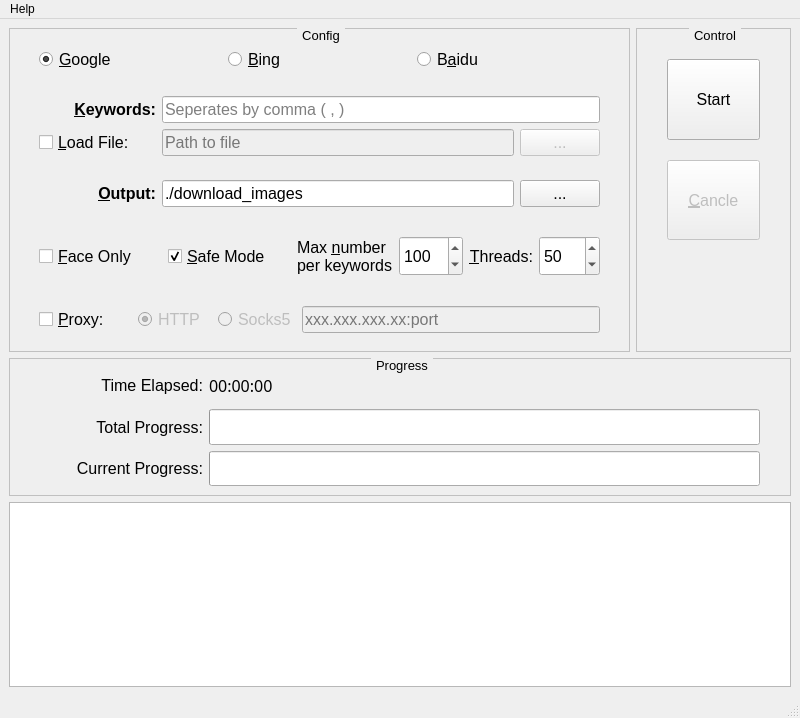
<?xml version="1.0" encoding="UTF-8"?>
<ui version="4.0">
 <class>MainWindow</class>
 <widget class="QMainWindow" name="MainWindow">
  <property name="geometry">
   <rect>
    <x>0</x>
    <y>0</y>
    <width>800</width>
    <height>718</height>
   </rect>
  </property>
  <property name="sizePolicy">
   <sizepolicy hsizetype="Fixed" vsizetype="Fixed">
    <horstretch>0</horstretch>
    <verstretch>0</verstretch>
   </sizepolicy>
  </property>
  <property name="windowTitle">
   <string>MainWindow</string>
  </property>
  <widget class="QWidget" name="centralwidget">
   <layout class="QGridLayout" name="gridLayout_3" rowstretch="7,3,4" columnstretch="8,2">
    <item row="1" column="0" colspan="2">
     <widget class="QGroupBox" name="groupBox_3">
      <property name="sizePolicy">
       <sizepolicy hsizetype="Preferred" vsizetype="Preferred">
        <horstretch>0</horstretch>
        <verstretch>0</verstretch>
       </sizepolicy>
      </property>
      <property name="font">
       <font>
        <pointsize>10</pointsize>
       </font>
      </property>
      <property name="styleSheet">
       <string notr="true">QGroupBox{border:1px ridge gray;margin-top: 1ex;} QGroupBox::title{subcontrol-origin: margin;subcontrol-position:top center;padding:0 3px;}</string>
      </property>
      <property name="title">
       <string>Progress</string>
      </property>
      <layout class="QGridLayout" name="gridLayout_2" columnstretch="1,3">
       <property name="rightMargin">
        <number>30</number>
       </property>
       <item row="0" column="0">
        <widget class="QLabel" name="label_4">
         <property name="font">
          <font>
           <pointsize>12</pointsize>
          </font>
         </property>
         <property name="text">
          <string>Time Elapsed:</string>
         </property>
         <property name="alignment">
          <set>Qt::AlignRight|Qt::AlignTrailing|Qt::AlignVCenter</set>
         </property>
        </widget>
       </item>
       <item row="0" column="1">
        <widget class="QLabel" name="label_time_elapsed">
         <property name="font">
          <font>
           <family>Ubuntu Mono</family>
           <pointsize>12</pointsize>
          </font>
         </property>
         <property name="text">
          <string>00:00:00</string>
         </property>
        </widget>
       </item>
       <item row="1" column="0">
        <widget class="QLabel" name="label_2">
         <property name="font">
          <font>
           <pointsize>12</pointsize>
          </font>
         </property>
         <property name="text">
          <string>Total Progress:</string>
         </property>
         <property name="alignment">
          <set>Qt::AlignRight|Qt::AlignTrailing|Qt::AlignVCenter</set>
         </property>
        </widget>
       </item>
       <item row="1" column="1">
        <widget class="QProgressBar" name="progressBar_total">
         <property name="sizePolicy">
          <sizepolicy hsizetype="Preferred" vsizetype="Preferred">
           <horstretch>0</horstretch>
           <verstretch>0</verstretch>
          </sizepolicy>
         </property>
         <property name="font">
          <font>
           <family>Ubuntu Mono</family>
           <pointsize>12</pointsize>
          </font>
         </property>
         <property name="styleSheet">
          <string notr="true"/>
         </property>
         <property name="maximum">
          <number>1000</number>
         </property>
         <property name="value">
          <number>0</number>
         </property>
         <property name="alignment">
          <set>Qt::AlignCenter</set>
         </property>
         <property name="format">
          <string/>
         </property>
        </widget>
       </item>
       <item row="2" column="0">
        <widget class="QLabel" name="label_3">
         <property name="font">
          <font>
           <pointsize>12</pointsize>
          </font>
         </property>
         <property name="text">
          <string>Current Progress:</string>
         </property>
         <property name="alignment">
          <set>Qt::AlignRight|Qt::AlignTrailing|Qt::AlignVCenter</set>
         </property>
        </widget>
       </item>
       <item row="2" column="1">
        <widget class="QProgressBar" name="progressBar_current">
         <property name="sizePolicy">
          <sizepolicy hsizetype="Preferred" vsizetype="Preferred">
           <horstretch>0</horstretch>
           <verstretch>0</verstretch>
          </sizepolicy>
         </property>
         <property name="font">
          <font>
           <family>Ubuntu Mono</family>
           <pointsize>12</pointsize>
          </font>
         </property>
         <property name="styleSheet">
          <string notr="true">/*
QProgressBar {
	border: 2px solid gray;
	background-color: rgba(0, 0, 0, 0);
}

QProgressBar::chunk {
	background-color: rgba(0, 200, 0);
	width: 1px;
}*/</string>
         </property>
         <property name="maximum">
          <number>1000</number>
         </property>
         <property name="value">
          <number>0</number>
         </property>
         <property name="alignment">
          <set>Qt::AlignCenter</set>
         </property>
         <property name="format">
          <string/>
         </property>
        </widget>
       </item>
      </layout>
     </widget>
    </item>
    <item row="0" column="1">
     <widget class="QGroupBox" name="groupBox_2">
      <property name="font">
       <font>
        <pointsize>10</pointsize>
       </font>
      </property>
      <property name="styleSheet">
       <string notr="true">QGroupBox{border:1px ridge gray;margin-top: 1ex;} QGroupBox::title{subcontrol-origin: margin;subcontrol-position:top center;padding:0 3px;}</string>
      </property>
      <property name="title">
       <string>Control</string>
      </property>
      <layout class="QVBoxLayout" name="verticalLayout_2" stretch="1,1,1">
       <property name="spacing">
        <number>20</number>
       </property>
       <property name="margin">
        <number>30</number>
       </property>
       <item>
        <widget class="QPushButton" name="pushButton_start">
         <property name="sizePolicy">
          <sizepolicy hsizetype="Preferred" vsizetype="Preferred">
           <horstretch>0</horstretch>
           <verstretch>0</verstretch>
          </sizepolicy>
         </property>
         <property name="font">
          <font>
           <pointsize>12</pointsize>
          </font>
         </property>
         <property name="text">
          <string>Start</string>
         </property>
         <property name="shortcut">
          <string>Return</string>
         </property>
        </widget>
       </item>
       <item>
        <widget class="QPushButton" name="pushButton_cancel">
         <property name="enabled">
          <bool>false</bool>
         </property>
         <property name="sizePolicy">
          <sizepolicy hsizetype="Preferred" vsizetype="Preferred">
           <horstretch>0</horstretch>
           <verstretch>0</verstretch>
          </sizepolicy>
         </property>
         <property name="font">
          <font>
           <pointsize>12</pointsize>
          </font>
         </property>
         <property name="text">
          <string>&amp;Cancle</string>
         </property>
        </widget>
       </item>
       <item>
        <spacer name="verticalSpacer">
         <property name="orientation">
          <enum>Qt::Vertical</enum>
         </property>
         <property name="sizeType">
          <enum>QSizePolicy::Preferred</enum>
         </property>
         <property name="sizeHint" stdset="0">
          <size>
           <width>20</width>
           <height>40</height>
          </size>
         </property>
        </spacer>
       </item>
      </layout>
     </widget>
    </item>
    <item row="0" column="0">
     <widget class="QGroupBox" name="groupBox_config">
      <property name="sizePolicy">
       <sizepolicy hsizetype="Preferred" vsizetype="Preferred">
        <horstretch>0</horstretch>
        <verstretch>0</verstretch>
       </sizepolicy>
      </property>
      <property name="font">
       <font>
        <pointsize>10</pointsize>
       </font>
      </property>
      <property name="styleSheet">
       <string notr="true">QGroupBox{border:1px ridge gray;margin-top: 1ex;} QGroupBox::title{subcontrol-origin: margin;subcontrol-position:top center;padding:0 3px;}</string>
      </property>
      <property name="title">
       <string>Config</string>
      </property>
      <property name="flat">
       <bool>false</bool>
      </property>
      <property name="checkable">
       <bool>false</bool>
      </property>
      <layout class="QVBoxLayout" name="verticalLayout" stretch="1,2,1,2,1">
       <property name="leftMargin">
        <number>20</number>
       </property>
       <property name="rightMargin">
        <number>20</number>
       </property>
       <item>
        <widget class="QWidget" name="widget" native="true">
         <layout class="QHBoxLayout" name="horizontalLayout">
          <item>
           <widget class="QRadioButton" name="radioButton_google">
            <property name="font">
             <font>
              <pointsize>12</pointsize>
             </font>
            </property>
            <property name="focusPolicy">
             <enum>Qt::StrongFocus</enum>
            </property>
            <property name="text">
             <string>&amp;Google</string>
            </property>
            <property name="checked">
             <bool>true</bool>
            </property>
            <attribute name="buttonGroup">
             <string notr="true">buttonGroup</string>
            </attribute>
           </widget>
          </item>
          <item>
           <widget class="QRadioButton" name="radioButton_bing">
            <property name="font">
             <font>
              <pointsize>12</pointsize>
             </font>
            </property>
            <property name="focusPolicy">
             <enum>Qt::StrongFocus</enum>
            </property>
            <property name="text">
             <string>&amp;Bing</string>
            </property>
            <attribute name="buttonGroup">
             <string notr="true">buttonGroup</string>
            </attribute>
           </widget>
          </item>
          <item>
           <widget class="QRadioButton" name="radioButton_baidu">
            <property name="font">
             <font>
              <pointsize>12</pointsize>
             </font>
            </property>
            <property name="focusPolicy">
             <enum>Qt::StrongFocus</enum>
            </property>
            <property name="text">
             <string>B&amp;aidu</string>
            </property>
            <attribute name="buttonGroup">
             <string notr="true">buttonGroup</string>
            </attribute>
           </widget>
          </item>
         </layout>
        </widget>
       </item>
       <item>
        <widget class="QWidget" name="widget_2" native="true">
         <layout class="QGridLayout" name="gridLayout" columnstretch="2,6,1">
          <item row="0" column="0">
           <widget class="QLabel" name="label">
            <property name="font">
             <font>
              <pointsize>12</pointsize>
              <weight>75</weight>
              <bold>true</bold>
             </font>
            </property>
            <property name="text">
             <string>&amp;Keywords:</string>
            </property>
            <property name="alignment">
             <set>Qt::AlignRight|Qt::AlignTrailing|Qt::AlignVCenter</set>
            </property>
            <property name="buddy">
             <cstring>lineEdit_keywords</cstring>
            </property>
           </widget>
          </item>
          <item row="0" column="1" colspan="2">
           <widget class="QLineEdit" name="lineEdit_keywords">
            <property name="font">
             <font>
              <pointsize>12</pointsize>
             </font>
            </property>
            <property name="toolTip">
             <string>Input keywords, seperated by comma  &quot;, &quot;</string>
            </property>
            <property name="statusTip">
             <string>Hint: e.g. To download image of Micheal Jordan and Yao Ming, input &quot;Micheal Jordan, Yao Ming&quot;</string>
            </property>
            <property name="whatsThis">
             <string/>
            </property>
            <property name="inputMask">
             <string/>
            </property>
            <property name="placeholderText">
             <string>Seperates by comma ( , )</string>
            </property>
           </widget>
          </item>
          <item row="1" column="0">
           <widget class="QCheckBox" name="checkBox_from_file">
            <property name="sizePolicy">
             <sizepolicy hsizetype="Minimum" vsizetype="Preferred">
              <horstretch>0</horstretch>
              <verstretch>0</verstretch>
             </sizepolicy>
            </property>
            <property name="font">
             <font>
              <pointsize>12</pointsize>
              <underline>false</underline>
             </font>
            </property>
            <property name="text">
             <string>&amp;Load File:</string>
            </property>
           </widget>
          </item>
          <item row="1" column="1">
           <widget class="QLineEdit" name="lineEdit_path2file">
            <property name="enabled">
             <bool>false</bool>
            </property>
            <property name="font">
             <font>
              <pointsize>12</pointsize>
             </font>
            </property>
            <property name="statusTip">
             <string>Hint: Enter path to a text file. Each line of the file contains a group of keywords</string>
            </property>
            <property name="placeholderText">
             <string>Path to file</string>
            </property>
           </widget>
          </item>
          <item row="1" column="2">
           <widget class="QPushButton" name="pushButton_load_file">
            <property name="enabled">
             <bool>false</bool>
            </property>
            <property name="sizePolicy">
             <sizepolicy hsizetype="Preferred" vsizetype="Fixed">
              <horstretch>0</horstretch>
              <verstretch>0</verstretch>
             </sizepolicy>
            </property>
            <property name="font">
             <font>
              <pointsize>12</pointsize>
             </font>
            </property>
            <property name="text">
             <string>...</string>
            </property>
           </widget>
          </item>
         </layout>
        </widget>
       </item>
       <item>
        <widget class="QWidget" name="widget_6" native="true">
         <layout class="QHBoxLayout" name="horizontalLayout_5" stretch="2,6,1">
          <property name="spacing">
           <number>6</number>
          </property>
          <item>
           <widget class="QLabel" name="label_7">
            <property name="font">
             <font>
              <pointsize>12</pointsize>
              <weight>75</weight>
              <bold>true</bold>
             </font>
            </property>
            <property name="text">
             <string>&amp;Output:</string>
            </property>
            <property name="alignment">
             <set>Qt::AlignRight|Qt::AlignTrailing|Qt::AlignVCenter</set>
            </property>
            <property name="buddy">
             <cstring>lineEdit_output</cstring>
            </property>
           </widget>
          </item>
          <item>
           <widget class="QLineEdit" name="lineEdit_output">
            <property name="sizePolicy">
             <sizepolicy hsizetype="Preferred" vsizetype="Fixed">
              <horstretch>0</horstretch>
              <verstretch>0</verstretch>
             </sizepolicy>
            </property>
            <property name="font">
             <font>
              <pointsize>12</pointsize>
             </font>
            </property>
            <property name="toolTip">
             <string>Path to output directory.</string>
            </property>
            <property name="statusTip">
             <string>Path to output directory.</string>
            </property>
            <property name="inputMask">
             <string/>
            </property>
            <property name="text">
             <string>./download_images</string>
            </property>
            <property name="placeholderText">
             <string>Path to output directory.</string>
            </property>
           </widget>
          </item>
          <item>
           <widget class="QPushButton" name="pushButton_output">
            <property name="enabled">
             <bool>true</bool>
            </property>
            <property name="sizePolicy">
             <sizepolicy hsizetype="Preferred" vsizetype="Fixed">
              <horstretch>0</horstretch>
              <verstretch>0</verstretch>
             </sizepolicy>
            </property>
            <property name="font">
             <font>
              <pointsize>12</pointsize>
             </font>
            </property>
            <property name="text">
             <string>...</string>
            </property>
           </widget>
          </item>
         </layout>
        </widget>
       </item>
       <item>
        <widget class="QWidget" name="widget_3" native="true">
         <layout class="QHBoxLayout" name="horizontalLayout_4" stretch="2,2,0,0,1,1">
          <item>
           <widget class="QCheckBox" name="checkBox_face_only">
            <property name="sizePolicy">
             <sizepolicy hsizetype="Preferred" vsizetype="Preferred">
              <horstretch>0</horstretch>
              <verstretch>0</verstretch>
             </sizepolicy>
            </property>
            <property name="font">
             <font>
              <pointsize>12</pointsize>
             </font>
            </property>
            <property name="text">
             <string>&amp;Face Only</string>
            </property>
           </widget>
          </item>
          <item>
           <widget class="QCheckBox" name="checkBox_safe_mode">
            <property name="sizePolicy">
             <sizepolicy hsizetype="Preferred" vsizetype="Preferred">
              <horstretch>0</horstretch>
              <verstretch>0</verstretch>
             </sizepolicy>
            </property>
            <property name="font">
             <font>
              <pointsize>12</pointsize>
             </font>
            </property>
            <property name="text">
             <string>&amp;Safe Mode</string>
            </property>
            <property name="checkable">
             <bool>true</bool>
            </property>
            <property name="checked">
             <bool>true</bool>
            </property>
           </widget>
          </item>
          <item>
           <widget class="QLabel" name="label_6">
            <property name="font">
             <font>
              <pointsize>12</pointsize>
             </font>
            </property>
            <property name="text">
             <string>Max &amp;number
per keywords</string>
            </property>
            <property name="buddy">
             <cstring>spinBox_max_number</cstring>
            </property>
           </widget>
          </item>
          <item>
           <widget class="QSpinBox" name="spinBox_max_number">
            <property name="sizePolicy">
             <sizepolicy hsizetype="Preferred" vsizetype="Fixed">
              <horstretch>0</horstretch>
              <verstretch>0</verstretch>
             </sizepolicy>
            </property>
            <property name="minimumSize">
             <size>
              <width>0</width>
              <height>40</height>
             </size>
            </property>
            <property name="font">
             <font>
              <pointsize>12</pointsize>
             </font>
            </property>
            <property name="minimum">
             <number>1</number>
            </property>
            <property name="maximum">
             <number>2000</number>
            </property>
            <property name="value">
             <number>100</number>
            </property>
           </widget>
          </item>
          <item>
           <widget class="QLabel" name="label_5">
            <property name="font">
             <font>
              <pointsize>12</pointsize>
             </font>
            </property>
            <property name="text">
             <string>&amp;Threads:</string>
            </property>
            <property name="alignment">
             <set>Qt::AlignRight|Qt::AlignTrailing|Qt::AlignVCenter</set>
            </property>
            <property name="buddy">
             <cstring>spinBox_num_threads</cstring>
            </property>
           </widget>
          </item>
          <item>
           <widget class="QSpinBox" name="spinBox_num_threads">
            <property name="sizePolicy">
             <sizepolicy hsizetype="Preferred" vsizetype="Fixed">
              <horstretch>0</horstretch>
              <verstretch>0</verstretch>
             </sizepolicy>
            </property>
            <property name="minimumSize">
             <size>
              <width>0</width>
              <height>40</height>
             </size>
            </property>
            <property name="font">
             <font>
              <pointsize>12</pointsize>
             </font>
            </property>
            <property name="minimum">
             <number>1</number>
            </property>
            <property name="maximum">
             <number>200</number>
            </property>
            <property name="value">
             <number>50</number>
            </property>
           </widget>
          </item>
         </layout>
        </widget>
       </item>
       <item>
        <widget class="QWidget" name="widget_4" native="true">
         <layout class="QHBoxLayout" name="horizontalLayout_2" stretch="1,5">
          <property name="topMargin">
           <number>9</number>
          </property>
          <property name="bottomMargin">
           <number>9</number>
          </property>
          <item>
           <widget class="QCheckBox" name="checkBox_proxy">
            <property name="sizePolicy">
             <sizepolicy hsizetype="Minimum" vsizetype="Preferred">
              <horstretch>0</horstretch>
              <verstretch>0</verstretch>
             </sizepolicy>
            </property>
            <property name="font">
             <font>
              <pointsize>12</pointsize>
             </font>
            </property>
            <property name="text">
             <string>&amp;Proxy:</string>
            </property>
           </widget>
          </item>
          <item>
           <widget class="QWidget" name="widget_5" native="true">
            <property name="enabled">
             <bool>false</bool>
            </property>
            <layout class="QHBoxLayout" name="horizontalLayout_3" stretch="1,1,4">
             <property name="margin">
              <number>0</number>
             </property>
             <item>
              <widget class="QRadioButton" name="radioButton_http">
               <property name="sizePolicy">
                <sizepolicy hsizetype="Preferred" vsizetype="Preferred">
                 <horstretch>0</horstretch>
                 <verstretch>0</verstretch>
                </sizepolicy>
               </property>
               <property name="font">
                <font>
                 <pointsize>12</pointsize>
                </font>
               </property>
               <property name="focusPolicy">
                <enum>Qt::TabFocus</enum>
               </property>
               <property name="text">
                <string>HTTP</string>
               </property>
               <property name="checked">
                <bool>true</bool>
               </property>
               <attribute name="buttonGroup">
                <string notr="true">buttonGroup_2</string>
               </attribute>
              </widget>
             </item>
             <item>
              <widget class="QRadioButton" name="radioButton_socks5">
               <property name="sizePolicy">
                <sizepolicy hsizetype="Preferred" vsizetype="Preferred">
                 <horstretch>0</horstretch>
                 <verstretch>0</verstretch>
                </sizepolicy>
               </property>
               <property name="font">
                <font>
                 <pointsize>12</pointsize>
                </font>
               </property>
               <property name="focusPolicy">
                <enum>Qt::TabFocus</enum>
               </property>
               <property name="text">
                <string>Socks5</string>
               </property>
               <property name="checked">
                <bool>false</bool>
               </property>
               <attribute name="buttonGroup">
                <string notr="true">buttonGroup_2</string>
               </attribute>
              </widget>
             </item>
             <item>
              <widget class="QLineEdit" name="lineEdit_proxy">
               <property name="font">
                <font>
                 <pointsize>12</pointsize>
                </font>
               </property>
               <property name="toolTip">
                <string>input ip:port</string>
               </property>
               <property name="statusTip">
                <string>xxx.xxx.xxx.xx:port</string>
               </property>
               <property name="placeholderText">
                <string>xxx.xxx.xxx.xx:port</string>
               </property>
              </widget>
             </item>
            </layout>
           </widget>
          </item>
         </layout>
        </widget>
       </item>
      </layout>
     </widget>
    </item>
    <item row="2" column="0" colspan="2">
     <widget class="QPlainTextEdit" name="plainTextEdit_log">
      <property name="font">
       <font>
        <family>Ubuntu Mono</family>
       </font>
      </property>
      <property name="readOnly">
       <bool>true</bool>
      </property>
      <property name="plainText">
       <string/>
      </property>
      <property name="tabStopWidth">
       <number>4</number>
      </property>
      <property name="maximumBlockCount">
       <number>0</number>
      </property>
     </widget>
    </item>
   </layout>
  </widget>
  <widget class="QMenuBar" name="menubar">
   <property name="geometry">
    <rect>
     <x>0</x>
     <y>0</y>
     <width>800</width>
     <height>23</height>
    </rect>
   </property>
   <widget class="QMenu" name="menuAbout">
    <property name="title">
     <string>Help</string>
    </property>
    <addaction name="actionAbout"/>
   </widget>
   <addaction name="menuAbout"/>
  </widget>
  <widget class="QStatusBar" name="statusbar"/>
  <action name="actionAbout">
   <property name="text">
    <string>About</string>
   </property>
  </action>
 </widget>
 <tabstops>
  <tabstop>lineEdit_keywords</tabstop>
  <tabstop>checkBox_from_file</tabstop>
  <tabstop>lineEdit_path2file</tabstop>
  <tabstop>pushButton_load_file</tabstop>
  <tabstop>lineEdit_output</tabstop>
  <tabstop>pushButton_output</tabstop>
  <tabstop>checkBox_face_only</tabstop>
  <tabstop>checkBox_safe_mode</tabstop>
  <tabstop>spinBox_max_number</tabstop>
  <tabstop>spinBox_num_threads</tabstop>
  <tabstop>checkBox_proxy</tabstop>
  <tabstop>radioButton_http</tabstop>
  <tabstop>radioButton_socks5</tabstop>
  <tabstop>lineEdit_proxy</tabstop>
  <tabstop>pushButton_start</tabstop>
  <tabstop>pushButton_cancel</tabstop>
  <tabstop>radioButton_google</tabstop>
  <tabstop>radioButton_bing</tabstop>
  <tabstop>radioButton_baidu</tabstop>
  <tabstop>plainTextEdit_log</tabstop>
 </tabstops>
 <resources/>
 <connections>
  <connection>
   <sender>checkBox_from_file</sender>
   <signal>clicked(bool)</signal>
   <receiver>lineEdit_keywords</receiver>
   <slot>setDisabled(bool)</slot>
   <hints>
    <hint type="sourcelabel">
     <x>157</x>
     <y>158</y>
    </hint>
    <hint type="destinationlabel">
     <x>531</x>
     <y>125</y>
    </hint>
   </hints>
  </connection>
  <connection>
   <sender>checkBox_from_file</sender>
   <signal>clicked(bool)</signal>
   <receiver>pushButton_load_file</receiver>
   <slot>setEnabled(bool)</slot>
   <hints>
    <hint type="sourcelabel">
     <x>157</x>
     <y>158</y>
    </hint>
    <hint type="destinationlabel">
     <x>599</x>
     <y>158</y>
    </hint>
   </hints>
  </connection>
  <connection>
   <sender>checkBox_from_file</sender>
   <signal>clicked(bool)</signal>
   <receiver>lineEdit_path2file</receiver>
   <slot>setEnabled(bool)</slot>
   <hints>
    <hint type="sourcelabel">
     <x>157</x>
     <y>158</y>
    </hint>
    <hint type="destinationlabel">
     <x>518</x>
     <y>157</y>
    </hint>
   </hints>
  </connection>
  <connection>
   <sender>checkBox_proxy</sender>
   <signal>clicked(bool)</signal>
   <receiver>widget_5</receiver>
   <slot>setEnabled(bool)</slot>
   <hints>
    <hint type="sourcelabel">
     <x>131</x>
     <y>334</y>
    </hint>
    <hint type="destinationlabel">
     <x>491</x>
     <y>334</y>
    </hint>
   </hints>
  </connection>
  <connection>
   <sender>checkBox_proxy</sender>
   <signal>clicked(bool)</signal>
   <receiver>lineEdit_proxy</receiver>
   <slot>setFocus()</slot>
   <hints>
    <hint type="sourcelabel">
     <x>131</x>
     <y>334</y>
    </hint>
    <hint type="destinationlabel">
     <x>599</x>
     <y>334</y>
    </hint>
   </hints>
  </connection>
  <connection>
   <sender>radioButton_google</sender>
   <signal>toggled(bool)</signal>
   <receiver>checkBox_safe_mode</receiver>
   <slot>setEnabled(bool)</slot>
   <hints>
    <hint type="sourcelabel">
     <x>165</x>
     <y>76</y>
    </hint>
    <hint type="destinationlabel">
     <x>220</x>
     <y>270</y>
    </hint>
   </hints>
  </connection>
  <connection>
   <sender>radioButton_bing</sender>
   <signal>toggled(bool)</signal>
   <receiver>checkBox_safe_mode</receiver>
   <slot>setChecked(bool)</slot>
   <hints>
    <hint type="sourcelabel">
     <x>258</x>
     <y>73</y>
    </hint>
    <hint type="destinationlabel">
     <x>246</x>
     <y>256</y>
    </hint>
   </hints>
  </connection>
  <connection>
   <sender>radioButton_baidu</sender>
   <signal>toggled(bool)</signal>
   <receiver>checkBox_safe_mode</receiver>
   <slot>setChecked(bool)</slot>
   <hints>
    <hint type="sourcelabel">
     <x>453</x>
     <y>68</y>
    </hint>
    <hint type="destinationlabel">
     <x>285</x>
     <y>262</y>
    </hint>
   </hints>
  </connection>
  <connection>
   <sender>radioButton_google</sender>
   <signal>toggled(bool)</signal>
   <receiver>checkBox_safe_mode</receiver>
   <slot>setChecked(bool)</slot>
   <hints>
    <hint type="sourcelabel">
     <x>83</x>
     <y>76</y>
    </hint>
    <hint type="destinationlabel">
     <x>183</x>
     <y>260</y>
    </hint>
   </hints>
  </connection>
  <connection>
   <sender>checkBox_from_file</sender>
   <signal>clicked(bool)</signal>
   <receiver>pushButton_load_file</receiver>
   <slot>click()</slot>
   <hints>
    <hint type="sourcelabel">
     <x>92</x>
     <y>158</y>
    </hint>
    <hint type="destinationlabel">
     <x>544</x>
     <y>154</y>
    </hint>
   </hints>
  </connection>
 </connections>
 <buttongroups>
  <buttongroup name="buttonGroup_2"/>
  <buttongroup name="buttonGroup"/>
 </buttongroups>
</ui>
